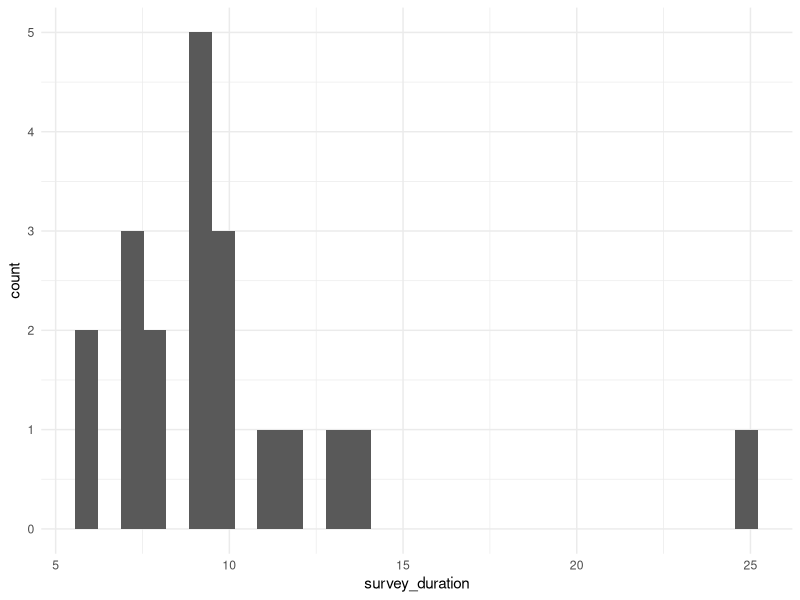
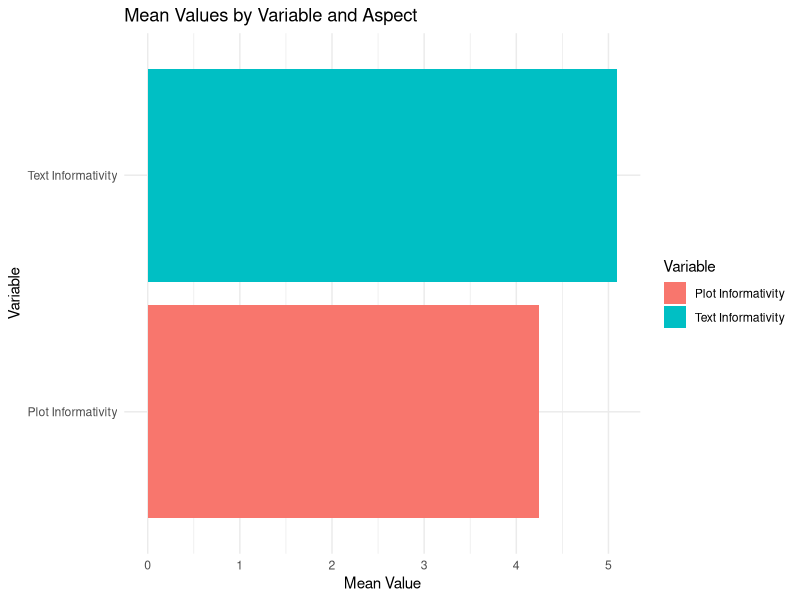

Here is the R script that generated these plots, in order:
## ---- chunk 1
library(tidyverse)
library(GGally)
library(skimr)

data_pilot01 <- 
  read_delim("Data/TextViz.csv", delim = ";")|> 
  # compute survey duration
  mutate(survey_duration = dmy_hm(ended) - dmy_hm(created)) |> 
  # rename true effect sizes
  mutate(text_effect_size_1 = effect_size_7,
         text_effect_size_2 = effect_size_8,
         text_effect_size_3 = effect_size_9,
         text_effect_size_4 = effect_size_10,
         text_effect_size_5 = effect_size_11,
         text_effect_size_6 = effect_size_12,
         plot_effect_size_1 = effect_size_1,
         plot_effect_size_2 = effect_size_2,
         plot_effect_size_3 = effect_size_3,
         plot_effect_size_4 = effect_size_4,
         plot_effect_size_5 = effect_size_5,
         plot_effect_size_6 = effect_size_6) |> 
  # deselect old true effect size variables
  select(-starts_with("effect_size_"))

glimpse(data_pilot01)
skimr::skim(data_pilot01)
## ---- chunk 2
data_pilot01  |> 
  ggplot(aes(survey_duration)) +
  geom_histogram() +
  theme_minimal()
## ---- chunk 3
data_pilot01 |> 
  select(attention_check_1a, attention_check_1b,
         check_graph2, check_test, check_text2) |> 
  skim()
## ---- chunk 4
data_maxlong <- 
  data_pilot01 |> 
  select(session,
         starts_with("plot_"),
         starts_with("text_")) |> 
  pivot_longer(cols = -session,
               names_to = "variable",
               values_to = "value") |> 
  mutate(stimulus_type = str_sub(variable, 1, 4),
         nth_stimulus_per_type = str_sub(variable, -2, -1),
         nth_stimulus_per_type = case_when(nth_stimulus_per_type == "_1" ~ 1,
                                           nth_stimulus_per_type == "_2" ~ 2,
                                           nth_stimulus_per_type == "_3" ~ 3,
                                           nth_stimulus_per_type == "_4" ~ 4,
                                           nth_stimulus_per_type == "_5" ~ 5,
                                           nth_stimulus_per_type == "_6" ~ 6,
                                           nth_stimulus_per_type == "_7" ~ 7,
                                           nth_stimulus_per_type == "_8" ~ 8,
                                           nth_stimulus_per_type == "_9" ~ 9,
                                           nth_stimulus_per_type == "10" ~ 10,
                                           nth_stimulus_per_type == "11" ~ 11,
                                           nth_stimulus_per_type == "12" ~ 12), 
         measurement = case_when(str_detect(variable, "accuracy") ~ "probability_of_sup",
                                 str_detect(variable, "effect_size") ~ "effect_size",
                                 str_detect(variable, "informativity") ~ "informativity",
                                 str_detect(variable, "relevance") ~ "relevance",
                                 str_detect(variable, "informativity") ~ "informativity",
                                 str_detect(variable, "difficulty") ~ "difficulty",
                                 str_detect(variable, "informativity") ~ "informativity",
                                 T ~ "Attention: Error in Code"))

data_long <- 
  data_maxlong |> 
  select(-variable) |> 
  pivot_wider(id_cols = c(session, stimulus_type, nth_stimulus_per_type),
              names_from = measurement,
              values_from = value) 

skim(data_long)  
## ---- chunk 5

overall_mean_informativity_plot <- data_maxlong |>  filter(str_detect(variable, "^plot_perceived_informativity_")) |>  summarize(mean_value = mean(value, na.rm = TRUE))

overall_mean_informativity_text <- data_maxlong |>  filter(str_detect(variable, "^text_perceived_informativity_")) |>  summarize(mean_value = mean(value, na.rm = TRUE))

# Create a data frame with the summary statistics

summary_data <- data.frame( Variable = c("Plot Informativity", "Text Informativity"), Mean_Value = c( overall_mean_informativity_plot$mean_value,  overall_mean_informativity_text$mean_value ) )

# Create a horizontal bar plot with values on the x-axis

ggplot(summary_data, aes(x = Mean_Value, y = Variable, fill = Variable)) + geom_bar(stat = "identity") + labs(title = "Mean Values by Variable and Aspect", x = "Mean Value") + theme_minimal() + theme(axis.text.y = element_text(hjust = 0))

